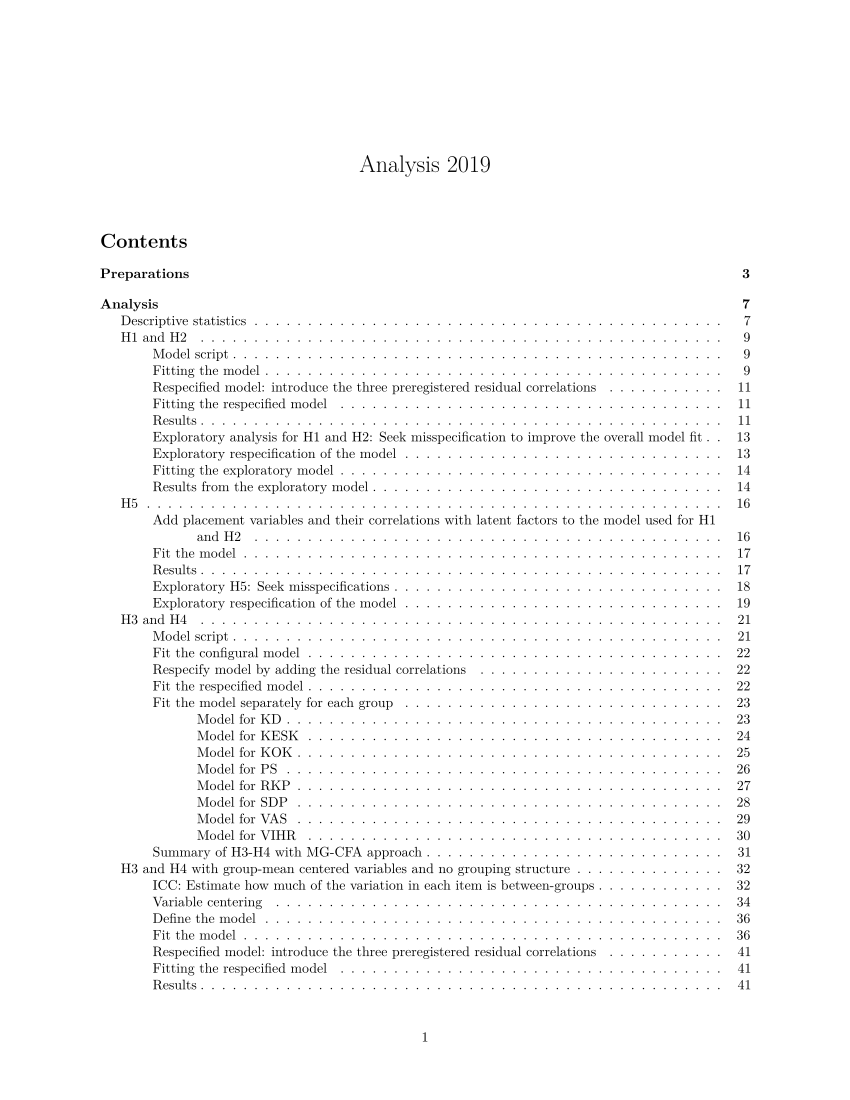

Here is the R script that generated this plot:
#' ---
#' title: "Analysis 2019"
#' output: 
#'   pdf_document: 
#'     keep_tex: yes
#'     keep_md: yes
#'     toc: yes
#'     toc_depth: 4
#' ---
#' 
## ----setup, include=FALSE------------------------------------------------------------------------------------------
knitr::opts_chunk$set(echo = TRUE)

#' 
#' \newpage
#' 
#' # Preparations
#' 
#' Load packages (see package information at the very end of this document)
#' 
## ----message=FALSE, warning=FALSE----------------------------------------------------------------------------------
library(here)
library(dplyr)
library(labelled)
library(ggplot2)
library(tidyr)
library(stringr)
library(psych)
library(lavaan)
library(semTools)
library(semPlot)
library(haven)
library(sjlabelled)
library(ggrepel)
library(ggpubr)


#' 
#' Read data file
#' 
## ------------------------------------------------------------------------------------------------------------------
df2019 <- readRDS("data/final/candsurvey_vaa_2019.rds")

#' 
#' Select variables used in the analysis and make sure the variable names are correct
#' 
## ------------------------------------------------------------------------------------------------------------------
VAA_LR_items<-c("h26","h27","h25","h28","y19")
VAA_LR_items %in% names(df2019)

VAA_GT_items<-c("h21","h22","h13","h29","h24","y25")
VAA_GT_items %in% names(df2019)

CS_LR_items<-c("C2b","C2g","C2h")
CS_LR_items %in% names(df2019)

CS_GT_items<-c("C2a","C2c","C2d","C2e","C2f","C2i","C2j")
CS_GT_items %in% names(df2019)

#LR Self-placement
CS_LR_SP<-c("C5a")
CS_LR_SP %in% names(df2019)

#LR imagined voter placement
CS_LR_IP<-c("C5c")
CS_LR_IP %in% names(df2019)

Party_item<-c("puolue")
Party_item %in% names(df2019)

#vector for all item names

all_items<-c(Party_item,
             VAA_LR_items,
             VAA_GT_items,
             CS_LR_items,
             CS_GT_items,
             CS_LR_SP,
             CS_LR_IP)

#vector for observed variables in CFA (and party)

obs_items<-c(Party_item,
             VAA_LR_items,
             VAA_GT_items,
             CS_LR_items,
             CS_GT_items)

#a vector for indicator variables

ind_items<-c(
             VAA_LR_items,
             VAA_GT_items,
             CS_LR_items,
             CS_GT_items)


#' 
#' Print the responses to the observed items
#' 
## ------------------------------------------------------------------------------------------------------------------
for (i in 1:length(obs_items)){
  print(obs_items[i])
  print(table(df2019[,obs_items[i]],useNA="always"))
  }

#' 
#' Data looks as it should!
#' 
#' Exclude completely missing cases
#' 
## ------------------------------------------------------------------------------------------------------------------

df2019$completely_missing<-
  rowSums(is.na(df2019[,ind_items]))==length(ind_items)

#number of completely missing cases
table(df2019$completely_missing)

#proportion of completely missing cases
100*table(df2019$completely_missing)/nrow(df2019)

#filter the used sample
dat2019<-df2019 %>%
  filter(!completely_missing)



#' 
#' Transform/Reverse code high scores on observed variable to indicate right and TAN positioning
#' 
## ------------------------------------------------------------------------------------------------------------------
reverse_items<-c("h26","y19",
                 "h21","h22","h13",
                 "C2g","C2h",
                 "C2c","C2e","C2i","C2j")

reverse_items %in% names(dat2019)

for (i in 1:length(reverse_items)){
  dat2019[,reverse_items[i]]<-6-dat2019[,reverse_items[i]]
}


#' 
#' \newpage
#' 
#' # Analysis
#' 
#' ## Descriptive statistics
#' 
## ------------------------------------------------------------------------------------------------------------------
#look what parties there are
cbind(n=table(dat2019$puolue),
      proportion=round(100*prop.table(table(dat2019$puolue)),2))

#how many responded to VAAs (any)

table(rowSums(is.na(dat2019[,c(VAA_LR_items,VAA_GT_items)]))!=
        length(c(VAA_LR_items,VAA_GT_items)))

#how many responded to CS (any)

table(rowSums(is.na(dat2019[,c(CS_LR_items,CS_GT_items)]))!=
        length(c(CS_LR_items,CS_GT_items)))

#table for CS-items

CS.item.table<-cbind.data.frame(
  item=c(CS_LR_items,CS_GT_items),
  description=c("The state should not interfere in economic activities",
                "Providing a stable social security network should be a state priority (r.)",
                "The state should take measures to reduce income disparities (r.)",
                "Immigrants should adapt to Finnish habits",
                "Stronger measures should be taken to protect the environment (r.)",
                "Same Sex Marriages should be prohibited by law",
                "Women should be favored in job search and promotion (r.)",
                "People who break the law should be punished more severely",
                "Immigrants are good for the Finnish economy (r.)",
                "Deciding on abortion issues should be a women's right (r.)"),
  round(data.frame(describe(dat2019[,c(CS_LR_items,CS_GT_items)],fast=T))[,c("n","mean","sd")],2))

write.csv2(CS.item.table,"CS.item.table.csv")

#table for VAA-items

VAA.item.table<-cbind.data.frame(
  item=c(VAA_LR_items,VAA_GT_items),
  description=c("If there will be a situation where one is forced to either cut public services and social benefits or increase taxes, tax increases are a better choice (r.)",
                "Large income inequalities are acceptable for compensating differences in people's talents and work ethic",
                "Public services should be outsourced more than they are now for private companies",
                "In the long run, the current extent of services and social benefits are too heavy for public economy",
                "Public authorities should be the main provider of social and healthcare services (r.)",
                "Gay and lesbian couples should have the same marriage and adoption rights as straight couples (r.)",
                "If the government proposes to establish a refugee center in my home municipality, the proposal should be accepted (r.)",
                "For Finland, the advantages of the EU outweigh the disadvantages (r.)",
                "Economic growth and creation of jobs should be given primacy over environmental issues, when these two collide",
                "Traditional values such as home, religion and fatherland form a good value base for politics",
                "Finland must adopt tough measures to defend order and protect regular citizens"),
  round(data.frame(describe(dat2019[,c(VAA_LR_items,VAA_GT_items)],fast=T))[,c("n","mean","sd")],2))

write.csv2(VAA.item.table,"VAA.item.table.csv")


#' 
#' \newpage
#' 
#' ## H1 and H2
#' 
#' H1. Left-Right placement as computed from responses to the pre-election public Voting Advice Applications (VAAs) is positively associated with Left-Right placement as computed from responses to the privately administered post-election Candidate Survey (CS). This association is stronger than any associations between the Left-Right and GAL-TAN dimensions.
#' 
#' H2. GAL-TAN placement as computed from responses to the pre-election public Voting Advice Applications (VAAs) is positively associated with GAL-TAN placement as computed from responses to the privately administered post-election Candidate Survey (CS). This association is stronger than any associations between the Left-Right and GAL-TAN dimensions.
#' 
#' ### Model script
#' 
## ------------------------------------------------------------------------------------------------------------------


model_H1H2<-"
#loadings
VAA_LR=~h26+h27+h25+h28+y19
VAA_GT=~h21+h22+h13+h29+h24+y25
CS_LR=~C2b+C2g+C2h
CS_GT=~C2a+C2c+C2d+C2e+C2f+C2i+C2j

#latent correlations

#cross-dimension same-method
VAA_LR~~r.VAA*VAA_GT
CS_LR~~r.CS*CS_GT

#concurrent validity
VAA_LR~~r.LR*CS_LR
VAA_GT~~r.GT*CS_GT

#cross-dimension cross-method correlations
VAA_LR~~r.d1*CS_GT
VAA_GT~~r.d2*CS_LR

#custom parameters
test.H1:=r.LR-max(r.VAA,r.CS,r.d1,r.d2)
test.H2:=r.GT-max(r.VAA,r.CS,r.d1,r.d2)

"


#' 
#' ### Fitting the model
#' 
## ------------------------------------------------------------------------------------------------------------------
fit_H1H2<-cfa(model=model_H1H2,
              data=dat2019,
              missing="fiml")


#' 
#' Some problems with latent variable covariance structure
#' 
## ------------------------------------------------------------------------------------------------------------------
lavInspect(fit_H1H2, "cov.lv")
#examine standardized estimates
std.est_H1H2<-standardizedsolution(fit_H1H2)
std.est_H1H2[std.est_H1H2$op=="~~" & 
               std.est_H1H2$lhs!=std.est_H1H2$rhs,]




#' 
#' There is an impossible correlation between GAL-TAN latent variables (absolute value > 1)
#' 
#' \newpage
#' 
#' ### Respecified model: introduce the three preregistered residual correlations
#' 
#' Add the terms to the model script
#' 
## ------------------------------------------------------------------------------------------------------------------
model_H1H2.re<-paste0(model_H1H2,
                      "h27~~C2h\n",
                      "h21~~C2d\n",
                      "h29~~C2c\n")

#' 
#' ### Fitting the respecified model
#' 
## ------------------------------------------------------------------------------------------------------------------
fit_H1H2.re<-cfa(model=model_H1H2.re,
              data=dat2019,
              missing="fiml")


#' 
#' ### Results
#' 
#' Inspect fit of the model (first is the original model with problems,
#' second is the respecified)
#' 
## ------------------------------------------------------------------------------------------------------------------
round(inspect(fit_H1H2,"fit")
      [c("npar","df","chisq","pvalue","cfi","tli","rmsea","srmr")],3)

round(inspect(fit_H1H2.re,"fit")
      [c("npar","df","chisq","pvalue","cfi","tli","rmsea","srmr")],3)

#' 
#' The fit of the model is adequate.
#' 
#' Hypotheses 1 and 2
#' 
#' Print standardized estimates to test the difference between correlations
#' 
## ------------------------------------------------------------------------------------------------------------------
std.est_H1H2<-standardizedsolution(fit_H1H2.re)
std.est_H1H2[std.est_H1H2$op==":=" | 
               std.est_H1H2$op=="~~" & 
               std.est_H1H2$lhs!=std.est_H1H2$rhs,]

#save to a file
write.csv2(std.est_H1H2[std.est_H1H2$op!="~1",c(1:5,7)],
           "std.est_H1H2.csv")

#' 
#' H1: There is very strong (.915, p < .001) correlation between VAA-LR and CS-LR, and it is notably stronger (difference in correlations .492, p < .001) than the strongest of correlations between different dimensions (.424 between VAA_LR and VAA_GT, p < .001)
#' 
#' H2: There is very strong (.990, p < .001) correlation between VAA-GT and CS-GT, and it is notably stronger (difference in correlations .566, p < .001) than the strongest of correlations between different dimensions (.424 between VAA_LR and VAA_GT, p < .001)
#' 
#' \newpage
#' 
#' ### Exploratory analysis for H1 and H2: Seek misspecification to improve the overall model fit
#' 
#' Residual correlations
#' 
## ------------------------------------------------------------------------------------------------------------------
mis.rescor_H1H2<-miPowerFit(fit_H1H2.re,cor=.20)
mis.rescor_H1H2<-mis.rescor_H1H2[mis.rescor_H1H2$op=="~~" & 
                                   mis.rescor_H1H2$lhs!=mis.rescor_H1H2$rhs,]
#see summary of the decisions
table(mis.rescor_H1H2$decision.pow)

#there are 1 residual correlation that is a misspecification

rounded.vars<-c("mi","epc","target.epc",
                "std.epc","se.epc")

num.round<-function(var){
  var<-as.numeric(var)
  var<-round(var,2)
  return(var)
}

mis.rescor_H1H2[,rounded.vars]<-sapply(mis.rescor_H1H2[,rounded.vars],num.round)

printed.vars<-c("lhs","op","rhs","mi","epc","target.epc",
                "std.epc","std.target.epc","significant.mi",
                "high.power","decision.pow","se.epc")

#print the output

mis.rescor_H1H2 %>%
  filter(mis.rescor_H1H2$decision.pow=="M" | 
                mis.rescor_H1H2$decision.pow=="EPC:M") %>%
  dplyr::select(all_of(printed.vars)) 

  

#' 
#' There was one misspecified residual correlation in VAA-LR, between
#' h25. Public services should be outsourced more than they are now for private companies and y19. Public authorities should be the main provider of social and healthcare services (r.) 
#' 
#' ### Exploratory respecification of the model
#' 
#' Add new parameter to the model script
#' 
## ------------------------------------------------------------------------------------------------------------------
model_H1H2.exp.re<-paste0(model_H1H2.re,
                      "h25~~y19")


#' 
#' ### Fitting the exploratory model
#' 
## ------------------------------------------------------------------------------------------------------------------
fit_H1H2.exp.re<-cfa(model=model_H1H2.exp.re,
              data=dat2019,
              missing="fiml")

#' 
#' ### Results from the exploratory model
#' 
## ------------------------------------------------------------------------------------------------------------------
round(inspect(fit_H1H2.re,"fit")
      [c("npar","df","chisq","pvalue","cfi","tli","rmsea","srmr")],3)

round(inspect(fit_H1H2.exp.re,"fit")
      [c("npar","df","chisq","pvalue","cfi","tli","rmsea","srmr")],3)

#' 
#' The fit of the model is improved by additional residual correlation.
#' 
#' Retest Hypotheses 1 and 2
#' 
#' Print standardized estimates to test the difference between correlations
#' 
## ------------------------------------------------------------------------------------------------------------------
std.est_H1H2.exp<-standardizedsolution(fit_H1H2.exp.re)
std.est_H1H2.exp[std.est_H1H2.exp$op==":=" | 
               std.est_H1H2.exp$op=="~~" & 
               std.est_H1H2.exp$lhs!=std.est_H1H2.exp$rhs,]

#save to a file
write.csv2(std.est_H1H2.exp[std.est_H1H2.exp$op!="~1",c(1:5,7)],
           "std.est_H1H2.exp.csv")

#' 
#' The results are virtually identical to those without the additional residual correlation. 
#' 
#' H1.exp: There is very strong (.932, p < .001) correlation between VAA-LR and CS-LR, and it is notably stronger (difference in correlations .462, p < .001) than the strongest of correlations between different dimensions (.470 between VAA_LR and VAA_GT, p < .001)
#' 
#' H2.exp: There is very strong (.990, p < .001) correlation between VAA-GT and CS-GT, and it is notably stronger (difference in correlations .520, p < .001) than the strongest of correlations between different dimensions (.470 between VAA_LR and VAA_GT, p < .001)
#' 
#' \newpage
#' 
#' ## H5
#' 
#' H5. Left-Right self-placement in the privately administered post-election Candidate Survey (CS) is positively associated with Left-Right as computed from responses to the pre-election public Voting Advice Applications (VAAs). This association is stronger than the association between placement of an imagined party voter in the privately administered post-election Candidate Survey (CS) and Left-Right as computed from responses to the pre-election public Voting Advice Applications (VAAs).
#' 
#' ### Add placement variables and their correlations with latent factors to the model used for H1 and H2
#' 
## ------------------------------------------------------------------------------------------------------------------


model_H5<-"
#loadings
VAA_LR=~h26+h27+h25+h28+y19
VAA_GT=~h21+h22+h13+h29+h24+y25
CS_LR=~C2b+C2g+C2h
CS_GT=~C2a+C2c+C2d+C2e+C2f+C2i+C2j

#latent correlations

#cross-dimension same-method
VAA_LR~~r.VAA*VAA_GT
CS_LR~~r.CS*CS_GT

#concurrent validity
VAA_LR~~r.LR*CS_LR
VAA_GT~~r.GT*CS_GT

#cross-dimension cross-method correlations
VAA_LR~~r.d1*CS_GT
VAA_GT~~r.d2*CS_LR

#residual correlations
h27~~C2h
h21~~C2d
h29~~C2c

#placement variables (defined as quasi-latent variables)

SP_LR=~C5a
IP_LR=~C5c

VAA_LR~~r.self.LR*SP_LR
VAA_LR~~r.ideal.LR*IP_LR

#custom parameters
test.H1:=r.LR-max(r.VAA,r.CS,r.d1,r.d2)
test.H2:=r.GT-max(r.VAA,r.CS,r.d1,r.d2)
test.H5:=r.self.LR-r.ideal.LR
"


#' 
#' ### Fit the model
#' 
## ------------------------------------------------------------------------------------------------------------------
fit_H5<-cfa(model=model_H5,
            data=dat2019,
            missing="fiml")

#' 
#' 
#' ### Results
#' 
#' Inspect fit of the model
#' 
## ------------------------------------------------------------------------------------------------------------------
round(inspect(fit_H5,"fit")
      [c("npar","df","chisq","pvalue","cfi","tli","rmsea","srmr")],3)

#' 
#' The fit of the model is adequate.
#' 
#' Hypothesis 5
#' 
#' Print standardized estimates to test the difference between correlations
#' 
## ------------------------------------------------------------------------------------------------------------------
std.est_H5<-standardizedsolution(fit_H5)
std.est_H5[std.est_H5$op==":=" | 
               std.est_H5$op=="~~" & 
               std.est_H5$lhs!=std.est_H5$rhs,]

#save to a file
write.csv2(std.est_H5[std.est_H5$op!="~1",c(1:5,7)],
           "std.est_H5.csv")

#' 
#' H5. The correlation between VAA_LR and CS Self-placement on LR is large (.829, p < .001) and larger than the association between VAA_LR and placement of imagined party voter (.739, p < .001; difference .090, p < .001)
#' 
#' ### Exploratory H5: Seek misspecifications
#' 
#' Residual correlations
#' 
## ------------------------------------------------------------------------------------------------------------------
mis.rescor_H5<-miPowerFit(fit_H5,cor=.20)
mis.rescor_H5<-mis.rescor_H5[mis.rescor_H5$op=="~~" & 
                                   mis.rescor_H5$lhs!=mis.rescor_H5$rhs,]
#see summary of the decisions
table(mis.rescor_H5$decision.pow)

#there are 1 residual correlation that is a misspecification

rounded.vars<-c("mi","epc","target.epc",
                "std.epc","se.epc")

num.round<-function(var){
  var<-as.numeric(var)
  var<-round(var,2)
  return(var)
}

mis.rescor_H5[,rounded.vars]<-sapply(mis.rescor_H5[,rounded.vars],num.round)

printed.vars<-c("lhs","op","rhs","mi","epc","target.epc",
                "std.epc","std.target.epc","significant.mi",
                "high.power","decision.pow","se.epc")

#print the output

mis.rescor_H5 %>%
  filter(mis.rescor_H5$decision.pow=="M" | 
                mis.rescor_H5$decision.pow=="EPC:M") %>%
  dplyr::select(all_of(printed.vars)) 

  

#' 
#' There was one misspecified residual correlation in VAA-LR, between
#' h25. Public services should be outsourced more than they are now for private companies and y19. Public authorities should be the main provider of social and healthcare services (r.) 
#' 
#' 
#' ### Exploratory respecification of the model
#' 
## ------------------------------------------------------------------------------------------------------------------
model_H5.exp<-paste0(model_H5,
                      "h25~~y19")


#' 
## ------------------------------------------------------------------------------------------------------------------
fit_H5.exp<-cfa(model=model_H5.exp,
              data=dat2019,
              missing="fiml")

#' 
#' Inspect fit of the model
#' 
## ------------------------------------------------------------------------------------------------------------------
round(inspect(fit_H5,"fit")
      [c("npar","df","chisq","pvalue","cfi","tli","rmsea","srmr")],3)

round(inspect(fit_H5.exp,"fit")
      [c("npar","df","chisq","pvalue","cfi","tli","rmsea","srmr")],3)

#' 
#' The fit of the model is improved.
#' 
#' Retest Hypothesis 5
#' 
#' Print standardized estimates to test the difference between correlations
#' 
## ------------------------------------------------------------------------------------------------------------------
std.est_H5.exp<-standardizedsolution(fit_H5.exp)
std.est_H5.exp[std.est_H5.exp$op==":=" | 
               std.est_H5.exp$op=="~~" & 
               std.est_H5.exp$lhs!=std.est_H5.exp$rhs,]

#save to a file
write.csv2(std.est_H5.exp[std.est_H5.exp$op!="~1",c(1:5,7)],
           "std.est_H5.exp.csv")

#' 
#' The results are virtually identical to those without the additional residual correlation.
#' 
#' H5.exp. The correlation between VAA_LR and CS Self-placement on LR is large (.845, p < .001) and larger than the association between VAA_LR and placement of imagined party voter (.751, p < .001; difference .094, p < .001)
#' 
#' 
#' \newpage
#' 
#' ## H3 and H4
#' 
#' H3. Within-party placement on Left-Right as computed from responses to the pre-election public Voting Advice Applications (VAAs) is positively associated with within-party placement on Left-Right as computed from responses to the privately administered post-election Candidate Survey (CS). This association is stronger than any within-party associations between the Left-Right and GAL-TAN dimensions.
#' 
#' H4. Within-party placement on GAL-TAN as computed from responses to the pre-election public Voting Advice Applications (VAAs) is positively associated with within-party placement on GAL-TAN as computed from responses to the privately administered post-election Candidate Survey (CS). This association is stronger than any within-party associations between the Left-Right and GAL-TAN dimensions. 
#' 
#' Construct a new dataframe that exclude other than members of the eight parties that have multiple members in the parliament
#' 
## ------------------------------------------------------------------------------------------------------------------

dat2019.party<-dat2019 %>%
  filter(puolue=="KD" |
           puolue=="KESK" |
           puolue=="KOK" |
           puolue=="PS" |
           puolue=="RKP" |
           puolue=="SDP" |
           puolue=="VAS" |
           puolue=="VIHR")

table(dat2019.party$puolue)

#' 
#' 
#' ### Model script
#' 
#' Add names for group specific parameters
#' 
## ------------------------------------------------------------------------------------------------------------------


model_H3H4<-"
#loadings
VAA_LR=~h26+h27+h25+h28+y19
VAA_GT=~h21+h22+h13+h29+h24+y25
CS_LR=~C2b+C2g+C2h
CS_GT=~C2a+C2c+C2d+C2e+C2f+C2i+C2j

#latent correlations

#cross-dimension same-method
VAA_LR~~c(r.VAA.KD,r.VAA.KESK,r.VAA.KOK,r.VAA.PS,r.VAA.RKP,r.VAA.SDP,r.VAA.VAS,r.VAA.VIHR)*VAA_GT
CS_LR~~c(r.CS.KD,r.CS.KESK,r.CS.KOK,r.CS.PS,r.CS.RKP,r.CS.SDP,r.CS.VAS,r.CS.VIHR)*CS_GT

#concurrent validity
VAA_LR~~c(r.LR.KD,r.LR.KESK,r.LR.KOK,r.LR.PS,r.LR.RKP,r.LR.SDP,r.LR.VAS,r.LR.VIHR)*CS_LR
VAA_GT~~c(r.GT.KD,r.GT.KESK,r.GT.KOK,r.GT.PS,r.GT.RKP,r.GT.SDP,r.GT.VAS,r.GT.VIHR)*CS_GT

#cross-dimension cross-method correlations
VAA_LR~~c(r.d1.KD,r.d1.KESK,r.d1.KOK,r.d1.PS,r.d1.RKP,r.d1.SDP,r.d1.VAS,r.d1.VIHR)*CS_GT
VAA_GT~~c(r.d2.KD,r.d2.KESK,r.d2.KOK,r.d2.PS,r.d2.RKP,r.d2.SDP,r.d2.VAS,r.d2.VIHR)*CS_LR

#custom parameters
mean.r.VAA:=mean(r.VAA.KD,r.VAA.KESK,r.VAA.KOK,r.VAA.PS,r.VAA.RKP,r.VAA.SDP,r.VAA.VAS,r.VAA.VIHR)
mean.r.CS:=mean(r.CS.KD,r.CS.KESK,r.CS.KOK,r.CS.PS,r.CS.RKP,r.CS.SDP,r.CS.VAS,r.CS.VIHR)
mean.r.LR:=mean(r.LR.KD,r.LR.KESK,r.LR.KOK,r.LR.PS,r.LR.RKP,r.LR.SDP,r.LR.VAS,r.LR.VIHR)
mean.r.GT:=mean(r.GT.KD,r.GT.KESK,r.GT.KOK,r.GT.PS,r.GT.RKP,r.GT.SDP,r.GT.VAS,r.GT.VIHR)
mean.r.d1:=mean(r.d1.KD,r.d1.KESK,r.d1.KOK,r.d1.PS,r.d1.RKP,r.d1.SDP,r.d1.VAS,r.d1.VIHR)
mean.r.d2:=mean(r.d2.KD,r.d2.KESK,r.d2.KOK,r.d2.PS,r.d2.RKP,r.d2.SDP,r.d2.VAS,r.d2.VIHR)

test.H3:=mean.r.LR-max(mean.r.VAA,mean.r.CS,mean.r.d1,mean.r.d2)
test.H4:=mean.r.GT-max(mean.r.VAA,mean.r.CS,mean.r.d1,mean.r.d2)

"


#' 
#' 
#' ### Fit the configural model
#' 
## ------------------------------------------------------------------------------------------------------------------
fit_H3H4<-cfa(model=model_H3H4,
              data=dat2019.party,
              group=c("puolue"),
              group.label=c("KD","KESK","KOK","PS","RKP","SDP","VAS","VIHR"),
              missing="fiml")


#' 
#' Problems with finding a converging model. Add preregistered residual correlations.
#' 
#' ### Respecify model by adding the residual correlations
#' 
## ------------------------------------------------------------------------------------------------------------------
model_H3H4.re<-paste0(model_H3H4,
                      "h27~~C2h\n",
                      "h21~~C2d\n",
                      "h29~~C2c\n")

#' 
#' ### Fit the respecified model
#' 
## ------------------------------------------------------------------------------------------------------------------
fit_H3H4.re<-cfa(model=model_H3H4.re,
              data=dat2019.party,
              group=c("puolue"),
              group.label=c("KD","KESK","KOK","PS","RKP","SDP","VAS","VIHR"),
              missing="fiml")


#' 
#' The problem persists
#' 
#' \newpage
#' 
#' ### Fit the model separately for each group
#' 
#' Note that here the model script for H1H2 must be used (it is identical to respecified H3H4 for single group)
#' 
#' #### Model for KD
#' 
## ------------------------------------------------------------------------------------------------------------------
fit_H3H4.re.KD<-cfa(model=model_H1H2.re,
                    data=dat2019.party,
                    group=c("puolue"),
                    group.label=c("KD"),
                    missing="fiml")

#' 
#' Model for KD converges
#' 
## ------------------------------------------------------------------------------------------------------------------
round(inspect(fit_H3H4.re.KD,"fit")
      [c("npar","df","chisq","pvalue","cfi","tli","rmsea","srmr")],3)

#' 
#' 
#' \newpage
#' 
#' #### Model for KESK
#' 
## ------------------------------------------------------------------------------------------------------------------
fit_H3H4.re.KESK<-cfa(model=model_H1H2.re,
                    data=dat2019.party,
                    group=c("puolue"),
                    group.label=c("KESK"),
                    missing="fiml")

#' 
#' Model for KESK does not converge
#' 
#' \newpage
#' 
#' #### Model for KOK
#' 
## ------------------------------------------------------------------------------------------------------------------
fit_H3H4.re.KOK<-cfa(model=model_H1H2.re,
                    data=dat2019.party,
                    group=c("puolue"),
                    group.label=c("KOK"),
                    missing="fiml")

#' 
#' Model for KOK converges
#' 
## ------------------------------------------------------------------------------------------------------------------
round(inspect(fit_H3H4.re.KOK,"fit")
      [c("npar","df","chisq","pvalue","cfi","tli","rmsea","srmr")],3)

#' 
#' 
#' \newpage
#' 
#' #### Model for PS
#' 
## ------------------------------------------------------------------------------------------------------------------
fit_H3H4.re.PS<-cfa(model=model_H1H2.re,
                    data=dat2019.party,
                    group=c("puolue"),
                    group.label=c("PS"),
                    missing="fiml")

#' 
#' Model for PS does not converge
#' 
#' 
#' \newpage
#' 
#' #### Model for RKP
#' 
## ------------------------------------------------------------------------------------------------------------------
fit_H3H4.re.RKP<-cfa(model=model_H1H2.re,
                    data=dat2019.party,
                    group=c("puolue"),
                    group.label=c("RKP"),
                    missing="fiml")

#' 
#' Model for RKP converges, but has other problems
#' 
## ------------------------------------------------------------------------------------------------------------------
round(inspect(fit_H3H4.re.RKP,"fit")
      [c("npar","df","chisq","pvalue","cfi","tli","rmsea","srmr")],3)

#' 
#' 
#' \newpage
#' 
#' #### Model for SDP
#' 
## ------------------------------------------------------------------------------------------------------------------
fit_H3H4.re.SDP<-cfa(model=model_H1H2.re,
                    data=dat2019.party,
                    group=c("puolue"),
                    group.label=c("SDP"),
                    missing="fiml")

#' 
#' Model for SDP conveges, but has other problems
#' 
## ------------------------------------------------------------------------------------------------------------------
round(inspect(fit_H3H4.re.SDP,"fit")
      [c("npar","df","chisq","pvalue","cfi","tli","rmsea","srmr")],3)

#' 
#' 
#' \newpage
#' 
#' #### Model for VAS
#' 
## ------------------------------------------------------------------------------------------------------------------
fit_H3H4.re.VAS<-cfa(model=model_H1H2.re,
                    data=dat2019.party,
                    group=c("puolue"),
                    group.label=c("VAS"),
                    missing="fiml")

#' 
#' Model for VAS does not converge
#' 
#' \newpage
#' 
#' #### Model for VIHR
#' 
## ------------------------------------------------------------------------------------------------------------------
fit_H3H4.re.VIHR<-cfa(model=model_H1H2.re,
                    data=dat2019.party,
                    group=c("puolue"),
                    group.label=c("VIHR"),
                    missing="fiml")

#' 
#' Model for VIHR does not converge
#' 
#' \newpage
#' 
#' ### Summary of H3-H4 with MG-CFA approach
#' 
#' The configural model did not converge, even after respecification. Single group models also were non-converging or had other type of problems, except for KD and KOK, for which the fit of the model nevertheless was poor, and therefore not interpretable.
#' 
#' This most likely is an indication that the sample sizes of the parties are too small for this model with 21 indicators and 4 factors. 
#' 
#' The alternative way to test hypotheses 4-6 is presented below. It unconfounds the associations in the model by using party-mean centered observed variables for estimating the similar type of model that was used for H1 and H2, and H5, respectively. Because this approach does not have any grouping structure, it uses the overall sample size for the eight parties, which is `r nrow(dat2019.party)`. It is nevertheless only conducted among the eight focal parties, and other parties are excluded. Because the misspecification in the model with centered variables might be entirely different to raw score variables, the modeling is again started with no residual correlations and they are examined if the fit of the model is inadequate.
#' 
#' \newpage
#' 
#' ## H3 and H4 with group-mean centered variables and no grouping structure
#' 
#' ### ICC: Estimate how much of the variation in each item is between-groups
#' 
## ------------------------------------------------------------------------------------------------------------------
#there was problems running the mult.icc function to the data structure so 
#data observed data was extracted from one of the previously fitted models
#to get rid of all labels etc.
num.dat.2019<-data.frame(fit_H5@Data@X,dat2019$puolue)
names(num.dat.2019)<-c(fit_H5@Data@ov$name,"puolue")
num.dat.2019<-num.dat.2019 %>%
  filter(puolue=="KD" |
           puolue=="KESK" |
           puolue=="KOK" |
           puolue=="PS" |
           puolue=="RKP" |
           puolue=="SDP" |
           puolue=="VAS" |
           puolue=="VIHR")


ICC<-data.frame(
  multilevel::mult.icc(x=num.dat.2019[,
                                      all_items[2:length(all_items)]],
                       grpid=num.dat.2019$puolue))
ICC[,2:3]<-round(ICC[,2:3],3)
ICC

describe(100*ICC$ICC1,fast=T)

ICC$label<-get_label(df2019[,as.character(ICC[,1])])

#export to .csv file
write.csv2(ICC,"ICC_2019.csv")


#' 
#' ICC1 gives the proportion (%) of variance that is between the parties (ICC2 is the reliability of the group means). There is quite a lot of between-party variance, but the responses are not entire defined by party either.
#' 
#' \newpage
#' 
#' ### Variable centering
#' 
## ------------------------------------------------------------------------------------------------------------------

dat2019.gmc<-data.frame(dat2019.party)
na.mean<-function(var){
  mean(var,na.rm=T)
}

group.means<-dat2019.gmc %>%
  group_by(puolue) %>%
  summarise_at(all_items[2:length(all_items)],na.mean)


dat2019.gmc<-left_join(x=dat2019.gmc,
                       y=group.means,
                       by=c("puolue"),
                       suffix=c("",".pm"))



for(i in all_items[2:length(all_items)]){
  dat2019.gmc[i]<-dat2019.gmc[,i]-dat2019.gmc[,which(grepl(i,names(dat2019.gmc)) &
                           grepl("pm",names(dat2019.gmc)) & 
                     !grepl("r",names(dat2019.gmc))) ]
}

describe(dat2019.gmc[,all_items],fast=T)

#' 
#' \newpage
#' 
#' ### Define the model
#' 
#' Identical to the model for H1 and H2
#' 
## ------------------------------------------------------------------------------------------------------------------


model_H3H4<-"
#loadings
VAA_LR=~h26+h27+h25+h28+y19
VAA_GT=~h21+h22+h13+h29+h24+y25
CS_LR=~C2b+C2g+C2h
CS_GT=~C2a+C2c+C2d+C2e+C2f+C2i+C2j

#latent correlations

#cross-dimension same-method
VAA_LR~~r.VAA*VAA_GT
CS_LR~~r.CS*CS_GT

#concurrent validity
VAA_LR~~r.LR*CS_LR
VAA_GT~~r.GT*CS_GT

#cross-dimension cross-method correlations
VAA_LR~~r.d1*CS_GT
VAA_GT~~r.d2*CS_LR

#custom parameters
test.H3:=r.LR-max(r.VAA,r.CS,r.d1,r.d2)
test.H4:=r.GT-max(r.VAA,r.CS,r.d1,r.d2)

"


#' 
#' 
#' 
#' ### Fit the model
#' 
## ------------------------------------------------------------------------------------------------------------------
fit_H3H4<-cfa(model=model_H3H4,
              data=dat2019.gmc,
              missing="fiml")


#' 
#' Problems with latent variable covariance matrix
#' 
## ------------------------------------------------------------------------------------------------------------------
lavInspect(fit_H3H4, "cov.lv")
summary(fit_H3H4,fit=T,standardized=T,rsquare=T)


#' 
#' There is a Heywood correlation between GAL-TAN latent variables (absolute value > 1)
#' 
#' \newpage
#' 
#' ### Respecified model: introduce the three preregistered residual correlations
#' 
## ------------------------------------------------------------------------------------------------------------------
model_H3H4.re<-paste0(model_H3H4,
                      "h27~~C2h\n",
                      "h21~~C2d\n",
                      "h29~~C2c\n")

#' 
#' ### Fitting the respecified model
#' 
## ------------------------------------------------------------------------------------------------------------------
fit_H3H4.re<-cfa(model=model_H3H4.re,
              data=dat2019.gmc,
              missing="fiml")


#' 
#' ### Results
#' 
#' Inspect fit of the model
#' 
## ------------------------------------------------------------------------------------------------------------------
round(inspect(fit_H3H4.re,"fit")
      [c("npar","df","chisq","pvalue","cfi","tli","rmsea","srmr")],3)

#' 
#' The fit of the model is quite poor according to CFI and TLI, but ok according to RMSEA and SRMR.
#' 
#' Hypotheses 1 and 2
#' 
#' Print standardized estimates to test the difference between correlations
#' 
## ------------------------------------------------------------------------------------------------------------------
std.est_H3H4.re<-standardizedsolution(fit_H3H4.re)
std.est_H3H4.re[std.est_H3H4.re$op==":=" | 
               std.est_H3H4.re$op=="~~" & 
               std.est_H3H4.re$lhs!=std.est_H3H4.re$rhs,]

#save to a file
write.csv2(std.est_H3H4.re[std.est_H3H4.re$op!="~1",c(1:5,7)],
           "std.est_H3H4.re.csv")

#' 
#' H3: There is strong (.782, p < .001) correlation between VAA-LR and CS-LR, and it is notably stronger (difference in correlations .593, p < .001) than the strongest of correlations between different dimensions (.189 between VAA_LR and VAA_GT, p = .006)
#' 
#' H4: There is very strong (.956, p < .001) correlation between VAA-GT and CS-GT, and it is notably stronger (difference in correlations .767, p < .001) than the strongest of correlations between different dimensions (.189 between VAA_LR and VAA_GT, p = .006)
#' 
#' \newpage
#' 
#' ### Exploratory analysis for H3 and H4: Seek misspecification to improve the overall model fit
#' 
#' Residual correlations
#' 
## ------------------------------------------------------------------------------------------------------------------
mis.rescor_H3H4<-miPowerFit(fit_H3H4.re,cor=.20)
mis.rescor_H3H4<-mis.rescor_H3H4[mis.rescor_H3H4$op=="~~" & 
                                   mis.rescor_H3H4$lhs!=mis.rescor_H3H4$rhs,]
#see summary of the decisions
table(mis.rescor_H3H4$decision.pow)

#there are 2 residual correlation that are misspecifications

rounded.vars<-c("mi","epc","target.epc",
                "std.epc","se.epc")

num.round<-function(var){
  var<-as.numeric(var)
  var<-round(var,2)
  return(var)
}

mis.rescor_H3H4[,rounded.vars]<-sapply(mis.rescor_H3H4[,rounded.vars],num.round)

printed.vars<-c("lhs","op","rhs","mi","epc","target.epc",
                "std.epc","std.target.epc","significant.mi",
                "high.power","decision.pow","se.epc")

#print the output

mis.rescor_H3H4 %>%
  filter(mis.rescor_H3H4$decision.pow=="M" | 
                mis.rescor_H3H4$decision.pow=="EPC:M") %>%
  dplyr::select(all_of(printed.vars)) 

  

#' 
#' There were two misspecified residual correlation.
#' 
#' One was between VAA-LR items (same misspecification as was found for H1 and H2)
#' H25. Public services should be outsourced more than they are now for private companies and y19. Public authorities should be the main provider of social and healthcare services (r.) 
#' 
#' The other misspecification was between C2a. Immigrants should adapt to Finnish habits and C2f. People who break the law should be punished more severely 
#' 
#' Respecify the model to allow these parameters to be freely estimated
#' 
#' ### Exploratory respecification of the model
#' 
## ------------------------------------------------------------------------------------------------------------------
model_H3H4.exp.re<-paste0(model_H3H4.re,
                      "h25~~y19\n",
                      "C2a~~C2f\n")


#' 
#' ### Fitting the exploratory model
#' 
## ------------------------------------------------------------------------------------------------------------------
fit_H3H4.exp.re<-cfa(model=model_H3H4.exp.re,
              data=dat2019.gmc,
              missing="fiml")

#' 
#' ### Results from the exploratory model
#' 
## ------------------------------------------------------------------------------------------------------------------
round(inspect(fit_H3H4.re,"fit")
      [c("npar","df","chisq","pvalue","cfi","tli","rmsea","srmr")],3)

round(inspect(fit_H3H4.exp.re,"fit")
      [c("npar","df","chisq","pvalue","cfi","tli","rmsea","srmr")],3)

#' 
#' The fit of the model is improved
#' 
#' Retest Hypotheses 4 and 5
#' 
#' Print standardized estimates to test the difference between correlations
#' 
## ------------------------------------------------------------------------------------------------------------------
std.est_H3H4.exp.re<-standardizedsolution(fit_H3H4.exp.re)
std.est_H3H4.exp.re[std.est_H3H4.exp.re$op==":=" | 
               std.est_H3H4.exp.re$op=="~~" & 
               std.est_H3H4.exp.re$lhs!=std.est_H3H4.exp.re$rhs,]

#save to a file
write.csv2(std.est_H3H4.exp.re[std.est_H3H4.exp.re$op!="~1",c(1:5,7)],
           "std.est_H3H4.exp.re.csv")

#' 
#' The results are virtually identical to those without the additional residual correlations.
#' 
#' H3: There is a strong (.831, p < .001) correlation between VAA-LR and CS-LR, and it is notably stronger (difference in correlations .592, p < .001) than the strongest of correlations between different dimensions (.239 between VAA_LR and VAA_GT, p < .001)
#' 
#' H4: There is a very strong (.957, p < .001) correlation between VAA-GT and CS-GT, and it is notably stronger (difference in correlations .718, p < .001) than the strongest of correlations between different dimensions (.239 between VAA_LR and VAA_GT, p < .001)
#' 
#' ### Additional explorations through more strict respecifications
#' 
#' Put a more strict criterion on the residual correlation misspecification (.15)
#' 
#' 
## ------------------------------------------------------------------------------------------------------------------
mis.rescor_H3H4<-miPowerFit(fit_H3H4.exp.re,cor=.15)
mis.rescor_H3H4<-mis.rescor_H3H4[mis.rescor_H3H4$op=="~~" & 
                                   mis.rescor_H3H4$lhs!=mis.rescor_H3H4$rhs,]
#see summary of the decisions
table(mis.rescor_H3H4$decision.pow)

#there are two additional residual correlations that are misspecifications

rounded.vars<-c("mi","epc","target.epc",
                "std.epc","se.epc")

num.round<-function(var){
  var<-as.numeric(var)
  var<-round(var,2)
  return(var)
}

mis.rescor_H3H4[,rounded.vars]<-sapply(mis.rescor_H3H4[,rounded.vars],num.round)

printed.vars<-c("lhs","op","rhs","mi","epc","target.epc",
                "std.epc","std.target.epc","significant.mi",
                "high.power","decision.pow","se.epc")

#print the output

mis.rescor_H3H4 %>%
  filter(mis.rescor_H3H4$decision.pow=="M" | 
                mis.rescor_H3H4$decision.pow=="EPC:M") %>%
  dplyr::select(all_of(printed.vars)) 

  

#' 
#' There were two more misspecified residual correlations.
#' 
#' Between VAA-GAL-TAN h22. If the government proposes to establish a refugee center in my home municipality, the proposal should be accepted (r.) and CS-GAL-TAN C2i. Immigrants are good for the Finnish economy (r.)
#' 
#' And between two CS-GAL-TAN items: C2d. Same Sex Marriages should be prohibited by law and C2j. Deciding on abortion issues should be a women's right (r.) 
#' 
#' ### Respecify the model 2
#' 
## ------------------------------------------------------------------------------------------------------------------
model_H3H4.exp.re.2<-paste0(model_H3H4.exp.re,
                      "h22~~C2i\n",
                      "C2d~~C2j\n")


#' 
#' ### Fit the respecified model 2
#' 
## ------------------------------------------------------------------------------------------------------------------
fit_H3H4.exp.re.2<-cfa(model=model_H3H4.exp.re.2,
              data=dat2019.gmc,
              missing="fiml")

#' 
#' ### Results from the exploratory model 2
#' 
## ------------------------------------------------------------------------------------------------------------------
round(inspect(fit_H3H4.exp.re,"fit")
      [c("npar","df","chisq","pvalue","cfi","tli","rmsea","srmr")],3)

round(inspect(fit_H3H4.exp.re.2,"fit")
      [c("npar","df","chisq","pvalue","cfi","tli","rmsea","srmr")],3)

#' 
#' The fit of the model is again improved
#' 
#' Retest Hypotheses 4 and 5
#' 
#' Print standardized estimates to test the difference between correlations
#' 
## ------------------------------------------------------------------------------------------------------------------
std.est_H3H4.exp<-standardizedsolution(fit_H3H4.exp.re.2)
std.est_H3H4.exp[std.est_H3H4.exp$op==":=" | 
               std.est_H3H4.exp$op=="~~" & 
               std.est_H3H4.exp$lhs!=std.est_H3H4.exp$rhs,]

#' 
#' Nothing important changed in the latent correlations
#' 
#' \newpage
#' 
#' ## H6 with group mean centered observed variables
#' 
#' H6. Within-party placement on Left-Right as computed from responses to the pre-election public Voting Advice Applications (VAAs) is positively associated with within-party placement on Left-Right as computed from responses to the privately administered post-election Candidate Survey (CS). This association is stronger than any within-party associations between the Left-Right and GAL-TAN dimensions. 
#' 
#' ### Add placement variables and their correlations with latent factors to the model used for H3 and H4
#' 
#' Model already includes the three preregistered correlations
#' 
## ------------------------------------------------------------------------------------------------------------------

model_H6<-paste0(model_H3H4.re,
                 "SP_LR=~C5a\n",
                 "IP_LR=~C5c\n",
                 "VAA_LR~~r.self.LR*SP_LR\n",
                 "VAA_LR~~r.ideal.LR*IP_LR\n",
                 "test.H6:=r.self.LR-r.ideal.LR\n")



#' 
#' ### Fit the model
#' 
## ------------------------------------------------------------------------------------------------------------------
fit_H6<-cfa(model=model_H6,
            data=dat2019.gmc,
            missing="fiml")

#' 
#' 
#' Inspect fit of the model
#' 
## ------------------------------------------------------------------------------------------------------------------

round(inspect(fit_H6,"fit")
      [c("npar","df","chisq","pvalue","cfi","tli","rmsea","srmr")],3)

#' 
#' The fit of the model is ok based on rmsea and srmr, but poor according to cfi and tli
#' 
#' Hypothesis 6
#' 
#' Print standardized estimates to test the difference between correlations
#' 
## ------------------------------------------------------------------------------------------------------------------
std.est_H6<-standardizedsolution(fit_H6)
std.est_H6[std.est_H6$op==":=" | 
               std.est_H6$op=="~~" & 
               std.est_H6$lhs!=std.est_H6$rhs,]

#save to a file
write.csv2(std.est_H6[std.est_H6$op!="~1",c(1:5,7)],
           "std.est_H6.csv")

#' 
#' H6. The correlation between VAA_LR and CS Self-placement on LR is strong (.469, p < .001) and stronger than the association between VAA_LR and placement of imagined party voter (.069, p = .250; difference .400, p < .001)
#' 
#' ### Exploratory analysis of H6: Look for misspecifications
#' 
#' 
#' Residual correlations
#' 
## ------------------------------------------------------------------------------------------------------------------
mis.rescor_H6<-miPowerFit(fit_H6,cor=.20)
mis.rescor_H6<-mis.rescor_H6[mis.rescor_H6$op=="~~" & 
                                   mis.rescor_H6$lhs!=mis.rescor_H6$rhs,]
#see summary of the decisions
table(mis.rescor_H6$decision.pow)

#there are is a single misspecification with .15 as criterion

rounded.vars<-c("mi","epc","target.epc",
                "std.epc","se.epc")

num.round<-function(var){
  var<-as.numeric(var)
  var<-round(var,2)
  return(var)
}

mis.rescor_H6[,rounded.vars]<-sapply(mis.rescor_H6[,rounded.vars],num.round)

printed.vars<-c("lhs","op","rhs","mi","epc","target.epc",
                "std.epc","std.target.epc","significant.mi",
                "high.power","decision.pow","se.epc")

#print the output

mis.rescor_H6 %>%
  filter(mis.rescor_H6$decision.pow=="M" | 
                mis.rescor_H6$decision.pow=="EPC:M") %>%
  dplyr::select(all_of(printed.vars)) 

  

#' 
#' Same misspecifications as there were for model for H3 and H4
#' 
#' Add to the model
#' 
## ------------------------------------------------------------------------------------------------------------------
model_H6.re<-paste0(model_H6,
                      "h25~~y19\n",
                    "C2a~~C2f")


#' 
#' ### Fit the respecified model
#' 
## ------------------------------------------------------------------------------------------------------------------
fit_H6.re<-cfa(model=model_H6.re,
              data=dat2019.gmc,
              missing="fiml")

#' 
#' ### Results
#' 
## ------------------------------------------------------------------------------------------------------------------
round(inspect(fit_H6,"fit")
      [c("npar","df","chisq","pvalue","cfi","tli","rmsea","srmr")],3)

round(inspect(fit_H6.re,"fit")
      [c("npar","df","chisq","pvalue","cfi","tli","rmsea","srmr")],3)

#' 
#' Fit is improved.
#' 
#' 
#' Print standardized estimates to test the difference between correlations
#' 
## ------------------------------------------------------------------------------------------------------------------
std.est_H6.re<-standardizedsolution(fit_H6.re)
std.est_H6.re[std.est_H6.re$op==":=" | 
               std.est_H6.re$op=="~~" & 
               std.est_H6.re$lhs!=std.est_H6.re$rhs,]

#save to a file
write.csv2(std.est_H6.re[std.est_H6.re$op!="~1",c(1:5,7)],
           "std.est_H6.re.csv")


#' 
#' Results are virtually identical.
#' 
#' H6. The correlation between VAA_LR and CS Self-placement on LR is moderately strong (.494, p < .001) and stronger than the association between VAA_LR and placement of imagined party voter (.072, p = .247; difference .422, p < .001)
#' 
#' 
#' \newpage
#' 
#' # Some comparison between overall and unconfounded models
#' 
#' Extract some parameters from the confirmatory models for H1-H2 and H3-H4
#' 
## ------------------------------------------------------------------------------------------------------------------
load.overall<-std.est_H1H2[std.est_H1H2$op=="=~",1:4]
load.unconfounded<-std.est_H3H4.re[std.est_H3H4.re$op=="=~",1:4]

describe(load.overall[,4]-load.unconfounded[,4])
corr.test(load.overall[,4],load.unconfounded[,4],adjust="none")

lv.cor.cross.overall<-std.est_H1H2[std.est_H1H2$op=="~~" & 
                             std.est_H1H2$lhs!=std.est_H1H2$rhs &
                             ((grepl("LR",std.est_H1H2$lhs) & 
                                 grepl("GT",std.est_H1H2$rhs))|
                                (grepl("GT",std.est_H1H2$lhs) &
                                   grepl("LR",std.est_H1H2$rhs))),1:4]

lv.cor.cross.unconfounded<-std.est_H3H4.re[std.est_H3H4.re$op=="~~" & 
                             std.est_H3H4.re$lhs!=std.est_H3H4.re$rhs &
                             ((grepl("LR",std.est_H3H4.re$lhs) & 
                                 grepl("GT",std.est_H3H4.re$rhs))|
                                (grepl("GT",std.est_H3H4.re$lhs) &
                                   grepl("LR",std.est_H3H4.re$rhs))),1:4]
mean(lv.cor.cross.overall[,4])
mean(lv.cor.cross.unconfounded[,4])
describe(lv.cor.cross.overall[,4]-lv.cor.cross.unconfounded[,4])



#' 
#' \newpage
#' 
#' # Figures
#' 
#' Obtain factor scores and plot the against each other for VAA and CS
#' 
## ------------------------------------------------------------------------------------------------------------------
#CS items must be converted to numeric from haven_labelled to calculate factor scores
pred.dat2019<-dat2019 %>%
  mutate_at(c(CS_GT_items,
              CS_LR_items),as.numeric)

#refit the model with converted data
fit_H1H2.re.pred<-cfa(model=model_H1H2.re,
                     data=pred.dat2019,
                     missing="fiml")

#only complete cases from the eight parties are used for the plot
plot.dat2019<-pred.dat2019 %>%
  select(all_of(VAA_LR_items),
         all_of(VAA_GT_items),
         all_of(CS_LR_items),
         all_of(CS_GT_items),
         puolue) %>%
  filter(puolue=="KD" |
           puolue=="KESK" |
           puolue=="KOK" |
           puolue=="PS" |
           puolue=="RKP" |
           puolue=="SDP" |
           puolue=="VAS" |
           puolue=="VIHR") %>%
  na.omit() %>%
  mutate(puolue=as.character(puolue))

#calculate factor scores
scores<-
  data.frame(lavPredict(fit_H1H2.re.pred,
                        newdata=plot.dat2019,
                        type="lv",append.data=T,
                        method="Bartlett"),
             puolue=plot.dat2019$puolue)

#standardize scores

scores[,1:4]<-scale(scores[,1:4],center=T,scale=T)


#' 
#' \newpage
#' 
## ------------------------------------------------------------------------------------------------------------------
#set up colors
puolue.varit.8<-c(KD = "#e28b38",KESK = "#0e7a24",KOK = "#498fff",PS = "#46d5f2",
                  RKP = "#d8c320",SDP = "#f92727",VAS = "#fabedd",VIHR = "#77ea8e")
#rename puolue to party
scores$Party<-scores$puolue
#construct a long dataframe with different observations for overall data
scores.2<-scores
scores.2$Party<-"ALL"
scores.long<-rbind(scores.2,scores)

scores.long$Party<-as.factor(scores.long$Party)
levels(scores.long$Party)<-c("Overall",
                             "Christian Democrats",
                             "Centre Party",
                             "National Coalition Party",
                             "Finns Party",
                             "Swedish People's Party",
                             "Social Democratic Party",
                             "Left Alliance",
                             "Green League")



#' 
#' \newpage
#' 
#' ## LR Plot
#' 
## ------------------------------------------------------------------------------------------------------------------

LR.plot<-ggplot(data=scores.long,aes(x=VAA_LR,y=CS_LR,color=Party))+
  geom_point(size=1)+
  geom_smooth(formula = y ~ x,method="lm",size=3,linetype=1)+
  stat_cor(method = "pearson", label.x = -1.25, label.y = -1.75,color="black",
           digits = 2,
           r.digits = 2,
           p.digits = 3,
           cor.coef.name="r")+
  scale_color_manual(values=c("black",puolue.varit.8))+
  coord_cartesian(xlim=c(-1.75,3),ylim=c(-1.75,3))+
  xlab("VAA-Left-Right")+
  ylab("CS-Left-Right")+
  theme(legend.position = "none",axis.title = element_text(size=12))+
  facet_wrap(~Party)+
  theme(strip.text.x = 
          element_text(size = 12, face = "bold"))

LR.plot

#save the plot
ggsave(plot=LR.plot,
       filename="LR.plot.png",
       width=24,
       height=24,
       units = "cm",
       device = "png")


#' 
#' \newpage
#' 
#' ## GT plot
#' 
## ------------------------------------------------------------------------------------------------------------------

GT.plot<-ggplot(data=scores.long,aes(x=VAA_GT,y=CS_GT,color=Party))+
  geom_point(size=1)+
  geom_smooth(formula = y ~ x,method="lm",size=3,linetype=1)+
  stat_cor(method = "pearson", label.x = -1.25, label.y = -1.75,color="black",
           digits = 2,
           r.digits = 2,
           p.digits = 3,
           cor.coef.name="r")+
  scale_color_manual(values=c("black",puolue.varit.8))+
  coord_cartesian(xlim=c(-1.75,3),ylim=c(-1.75,3))+
  xlab("VAA-GAL-TAN")+
  ylab("CS-GAL-TAN")+
  theme(legend.position = "none",axis.title = element_text(size=12))+
  facet_wrap(~Party)+
  theme(strip.text.x = 
          element_text(size = 12, face = "bold"))

GT.plot


ggsave(plot=GT.plot,
       filename="GT.plot.png",
       width=24,
       height=24,
       units = "cm",
       device = "png")

#' 
#' \newpage
#' 
#' # Session information
#' 
## ------------------------------------------------------------------------------------------------------------------
sessionInfo()
